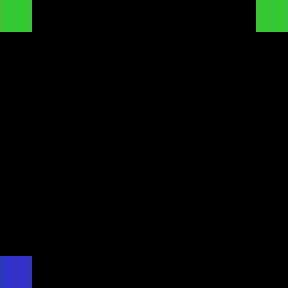

Tiled map render using the project's own tile images. Description and the whole map definition, tile-layer contents included, below:
An orthogonal 9x9 tile map with 32x32 px tiles, 1 tile layer (Tile Layer 1).

<map version="1.10" tiledversion="1.10.1" orientation="orthogonal" renderorder="right-down" width="9" height="9" tilewidth="32" tileheight="32" infinite="0" nextlayerid="2" nextobjectid="1">
 <tileset firstgid="1" source="BaseTileset.tsx" />
 <layer id="1" name="Tile Layer 1" width="9" height="9">
  <data encoding="csv">
2,0,0,0,0,0,0,0,2,
0,0,0,0,0,0,0,0,0,
0,0,0,0,0,0,0,0,0,
0,0,0,0,0,0,0,0,0,
0,0,0,0,0,0,0,0,0,
0,0,0,0,0,0,0,0,0,
0,0,0,0,0,0,0,0,0,
0,0,0,0,0,0,0,0,0,
3,0,0,0,0,0,0,0,0
</data>
 </layer>
</map>
